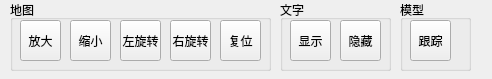
<?xml version="1.0" encoding="UTF-8"?>
<ui version="4.0">
 <class>ToolWidget</class>
 <widget class="QWidget" name="ToolWidget">
  <property name="geometry">
   <rect>
    <x>0</x>
    <y>0</y>
    <width>492</width>
    <height>79</height>
   </rect>
  </property>
  <property name="windowTitle">
   <string>Form</string>
  </property>
  <widget class="QGroupBox" name="groupBox">
   <property name="geometry">
    <rect>
     <x>10</x>
     <y>0</y>
     <width>261</width>
     <height>71</height>
    </rect>
   </property>
   <property name="title">
    <string>地图</string>
   </property>
   <widget class="QToolButton" name="tbZoomOut">
    <property name="geometry">
     <rect>
      <x>10</x>
      <y>20</y>
      <width>41</width>
      <height>41</height>
     </rect>
    </property>
    <property name="text">
     <string>放大</string>
    </property>
   </widget>
   <widget class="QToolButton" name="tbZoomIn">
    <property name="geometry">
     <rect>
      <x>60</x>
      <y>20</y>
      <width>41</width>
      <height>41</height>
     </rect>
    </property>
    <property name="text">
     <string>缩小</string>
    </property>
   </widget>
   <widget class="QToolButton" name="tbTravalLeft">
    <property name="geometry">
     <rect>
      <x>110</x>
      <y>20</y>
      <width>41</width>
      <height>41</height>
     </rect>
    </property>
    <property name="text">
     <string>左旋转</string>
    </property>
   </widget>
   <widget class="QToolButton" name="tbTravalRight">
    <property name="geometry">
     <rect>
      <x>160</x>
      <y>20</y>
      <width>41</width>
      <height>41</height>
     </rect>
    </property>
    <property name="text">
     <string>右旋转</string>
    </property>
   </widget>
   <widget class="QToolButton" name="tbHome">
    <property name="geometry">
     <rect>
      <x>210</x>
      <y>20</y>
      <width>41</width>
      <height>41</height>
     </rect>
    </property>
    <property name="text">
     <string>复位</string>
    </property>
   </widget>
  </widget>
  <widget class="QGroupBox" name="groupBox_2">
   <property name="geometry">
    <rect>
     <x>280</x>
     <y>0</y>
     <width>111</width>
     <height>71</height>
    </rect>
   </property>
   <property name="title">
    <string>文字</string>
   </property>
   <widget class="QToolButton" name="tbShow">
    <property name="geometry">
     <rect>
      <x>10</x>
      <y>20</y>
      <width>41</width>
      <height>41</height>
     </rect>
    </property>
    <property name="text">
     <string>显示</string>
    </property>
   </widget>
   <widget class="QToolButton" name="tbHide">
    <property name="geometry">
     <rect>
      <x>60</x>
      <y>20</y>
      <width>41</width>
      <height>41</height>
     </rect>
    </property>
    <property name="text">
     <string>隐藏</string>
    </property>
   </widget>
  </widget>
  <widget class="QGroupBox" name="groupBox_3">
   <property name="geometry">
    <rect>
     <x>400</x>
     <y>0</y>
     <width>71</width>
     <height>71</height>
    </rect>
   </property>
   <property name="title">
    <string>模型</string>
   </property>
   <widget class="QToolButton" name="tbTrack">
    <property name="geometry">
     <rect>
      <x>10</x>
      <y>20</y>
      <width>41</width>
      <height>41</height>
     </rect>
    </property>
    <property name="text">
     <string>跟踪</string>
    </property>
   </widget>
  </widget>
 </widget>
 <resources/>
 <connections/>
</ui>
